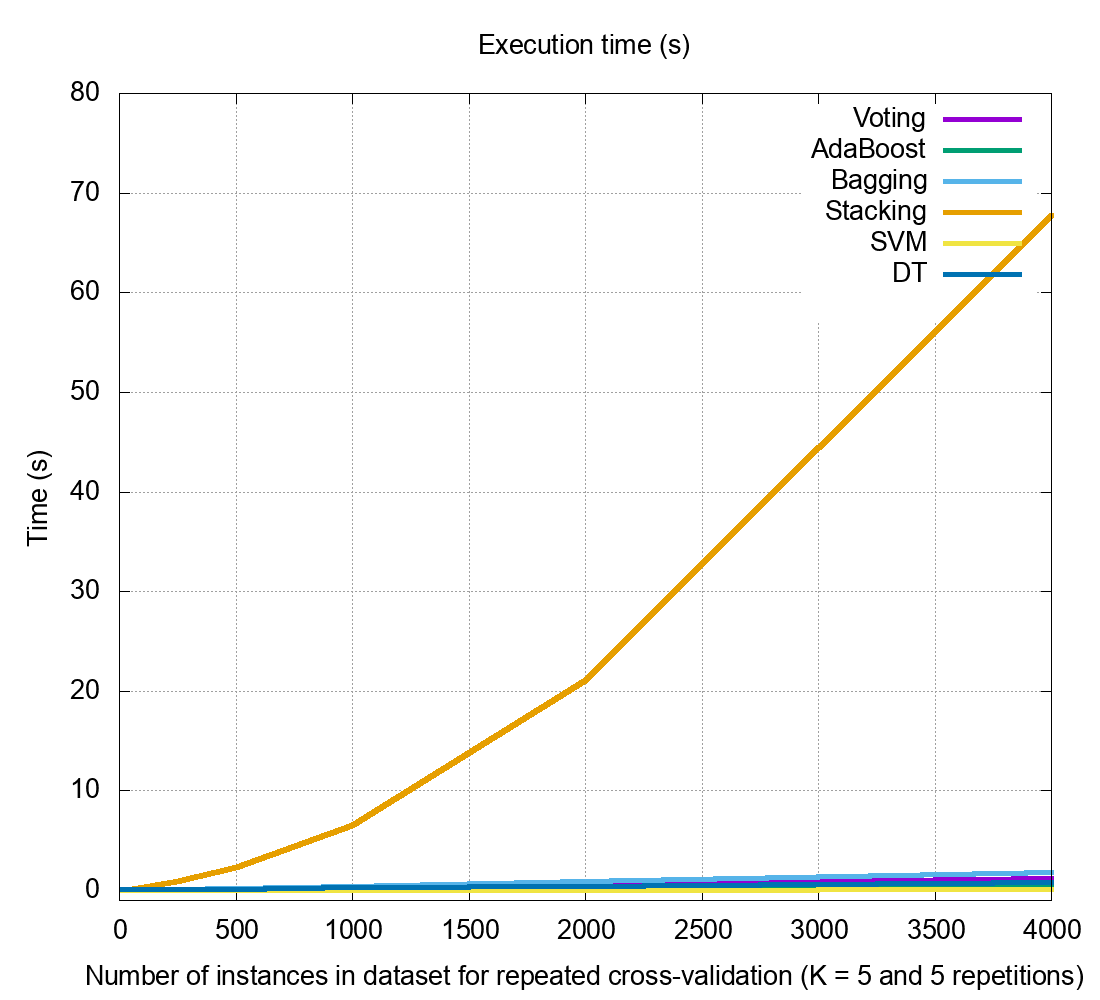

gnuplot code for this plot:
set yrange [-1:80]

set boxwidth 0.25

set style fill solid 1.0 border rgb 'black'
set grid
set title "Execution time (s)"

set xlabel "Number of instances in dataset for repeated cross-validation (K = 5 and 5 repetitions)"
set ylabel "Time (s)"

plot "time.dat" using 1:2 title 'Voting' with lines lw 5,\
     "time.dat" using 1:3 title 'AdaBoost' with lines lw 5,\
     "time.dat" using 1:4 title 'Bagging' with lines lw 5,\
     "time.dat" using 1:5 title 'Stacking' with lines lw 5,\
     "time.dat" using 1:6 title 'SVM' with lines lw 5,\
     "time.dat" using 1:8 title 'DT' with lines lw 5,\
     "time.dat" using 1:9 title 'MLP' with lines lw 5,\

set terminal png size 1100,1000 font "Helvetica,20"
set output 'time.png'

replot
